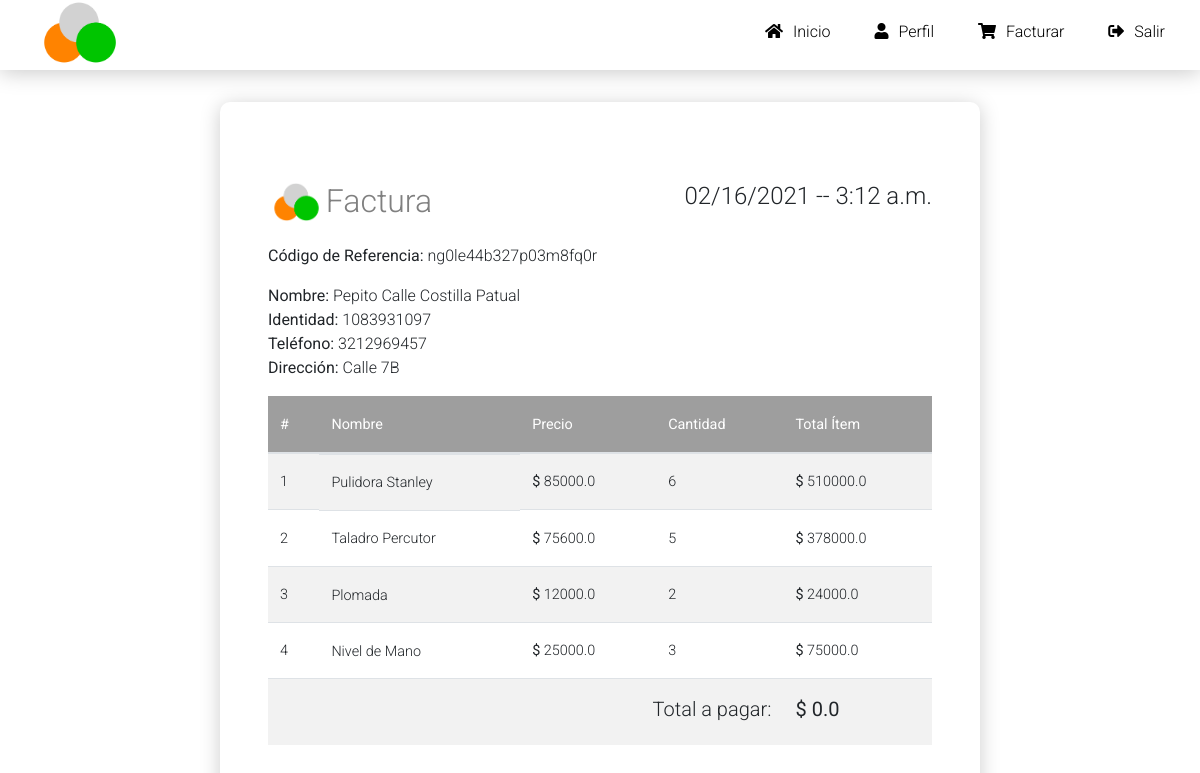
Page /order-detail/1/ (signed in) on the committed database.
### product/models.py (models this page shows, shortened)
class Order(models.Model):
    ref_code = models.CharField(max_length=20, blank=True, null=True)
    user = models.ForeignKey(User, on_delete=models.CASCADE)
    items = models.ManyToManyField(Item)
    global_price = models.FloatField(default=0)
    start_date = models.DateTimeField(auto_now_add=True)
    class Meta:
        ordering = ['-start_date']

class Item(models.Model):
    name = models.CharField(max_length=50, verbose_name='Nombre')
    user = models.ForeignKey(User, on_delete=models.CASCADE, blank=True, null=True)
    price = models.FloatField(verbose_name='Precio')
    quantity = models.IntegerField(verbose_name='Cantidad')
    ordered = models.BooleanField(default=False)
    created = models.DateTimeField(auto_now_add=True)
    class Meta:
        verbose_name = "Producto"
        ordering = ['created']
    def get_total_item_price(self):
        return self.quantity * self.price

### registration/models.py (models this page shows, shortened)
class Profile(models.Model):
    user = models.OneToOneField(User, on_delete=models.CASCADE)
    name = models.CharField(max_length=50)
    lastname = models.CharField(max_length=50)
    phone = models.CharField(max_length=15, default='')
    identity = models.CharField(max_length=15, default='')
    address = models.CharField(max_length=50, null=True, blank=True)
    avatar = models.ImageField(upload_to=custom_upload_to, null=True, blank=True)
    class Meta:
        ordering = ['user__username']

### product/views.py (the view)
# urls.py: path("order-detail/<int:pk>/", OrderDetailView.as_view(), name="orderdetail"),
class OrderDetailView(DetailView):
    def get(self, *args, **kwargs):
        order = Order.objects.filter(user = self.request.user, pk=self.kwargs['pk'])
        profile_user = Profile.objects.get(user = self.request.user)
        context = {}
        if order.exists():
            context = {
                'order':order[0],
                'user':profile_user
            }
            return render(self.request, 'product/order_detail.html', context)
        else:
            return render(self.request, 'product/order_detail.html')

### product/templates/product/order_detail.html (shortened to what this page needs)
{% extends 'core/base.html' %}
{% block section %}
    <section class="page-section cta my-4">
        <div class="container">
          <div class="row">
            <div class="col-xl-8 mx-auto invoice">
                <div class="row my-3">
                    {% load static %}
                    <div class="col-1"><img src="{% static 'core/img/logo.png' %}" height="40px"/></div>
                    <div class="col-3"><h2>Factura</h2></div>
                    <div class="col">
                        <h4 class="section-heading" style="text-align:right;">
                            <span class="section-heading-upper">{{order.start_date|date:"SHORT_DATE_FORMAT"}} --  {{order.start_date|date:"TIME_FORMAT"}}</span>
                        </h4>
                    </div>
                </div>
                <div class="cta-innerv rounded">
                    <p class="mb-3">
                        <b>Código de Referencia:</b> {{ order.ref_code }}
                    </p>
                    <p class="mb-0">
                        <b>Nombre:</b> {{user.name}} {{user.lastname}}
                    </p>
                    <p class="mb-0">
                        <b>Identidad:</b> {{user.identity}}
                    </p>
                    <p class="mb-0">
                        <b>Teléfono:</b> {{user.phone}}
                    </p>
                    <p class="mb-3">
                        <b>Dirección:</b> {{user.address}}
                    </p>
                    <p class="mb-0 mbt">
                        <table class="table table-striped table-hover">
                            <thead>
                                <tr class="grey text-white">
                                    <th scope="col">#</th>
                                    <th scope="col">Nombre</th>
                                    <th scope="col">Precio</th>
                                    <th scope="col">Cantidad</th>
                                    <th scope="col">Total Ítem</th>
                                </tr>
                            </thead>
                            <tbody>
                            {% for item in order.items.all %}
                                <tr>
                                    <td>{{forloop.counter}}</td>
                                    <td class="d-flex justify-content-start">{{item.name}}</td>
                                    <td><b>$ </b>{{item.price}}</td>
                                    <td>{{item.quantity}}</td>
                                    <td><b>$ </b>{{item.get_total_item_price}}</td>
                                </tr>
                            {% endfor %}
                                <tr>
                                    <td colspan="4">
                                        <span class="section-heading-under" style="text-align: right;"><h5>Total a pagar: </h5></span>
                                    </td>
                                    <td><h5><b>$ {{order.global_price}}</b></h5></td>
                                </tr>
                            </tbody>
                        </table>
                    </p>
              </div>
            </div>
        </div>
    </section>
{% endblock %}

### core/templates/core/base.html (shortened to what this page needs)
<!DOCTYPE html>
{% load static %}
<html lang="es">
  <head>
    {% include 'core/components/head.html' %}
    <link rel="stylesheet" href="{% static 'core/css/style.css' %}"/>
  </head>
  <body>
    <header>
      {% include 'core/components/nav.html' %}
    </header>
    <div class="mt-1 pt-1">
    </div>
    <section>
      {% block section %}{% endblock %}
    </section>
  </body>
</html>

### core/templates/core/components/head.html (shortened to what this page needs)
{% load static %}
<link rel="stylesheet" href="https://use.fontawesome.com/releases/v5.11.2/css/all.css">
<link rel="stylesheet" href="{% static 'core/vendor/css/bootstrap.min.css' %}">
<link rel="stylesheet" href="{% static 'core/vendor/css/mdb.min.css' %}">

### core/templates/core/components/nav.html (shortened to what this page needs)
{% load static %}
<nav>
    <div class="brand d-block">
        <a href="{% url 'core:home' %}"><img src="{% static 'core/img/logo.png' %}" class="d-block mx-auto"/></a>
    </div>
    <ul>
        <li> <a href="{% url 'core:home' %}" class="{% if request.path == '/' %}active-link{% endif %}"><i class="fas fa-home"></i>Inicio</a></li>
        {% if request.user.is_authenticated %}
            <li> <a href="{% url 'profile' %}" class="{% if request.path == '/accounts/profile/' %}active-link{% endif %}"><i class="fas fa-user"></i>Perfil</a></li>
            <li> <a href="{% url 'product:order' %}" class="{% if request.path == '/order/' %}active-link{% endif %}"><i class="fas fa-shopping-cart"></i>Facturar</a></li>
            <li>
                <a href="{% url 'logout' %}"><i class="fas fa-sign-out-alt"></i>Salir</a>
            </li>
        {% endif %}
    </ul>
</nav>

### core/templates/core/components/scripts.html (shortened to what this page needs)
{% load static %}

### core/static/core/css/style.css (style rules this page uses)
* { margin: 0; padding: 0; box-sizing: border-box; }
body { background-color: #fff; }
header { width: 100%; display: block; }
header nav { background-color: #fff; z-index: 1000; width: 100%; height: 70px; box-shadow: 0px 3px 20px #ccc; }
.brand { width: 10em; display: block; margin-right: auto; float: left; }
.brand img { height: 65px; }
header nav ul { display: block; list-style: none; float: right; padding: 0px 15px; margin-bottom: 0px !important; }
header nav ul li { display: inline-block; position: relative; }
header nav ul li a { color: #000; text-decoration: none; display: block; padding: 20px; }
header nav ul li a i { margin-right: 10px; }
section { clear: both; }
h2 { color: gray; }
.invoice { border-radius: 10px; box-shadow: 0px 3px 20px #ccc; padding: 4em 3em; }

### rows in the picture
Order: start_date "02/16/2021", start_date "3:12 a.m.", ref_code "ng0le44b327p03m8fq0r", global_price "0.0"
Profile: name "Pepito Calle", lastname "Costilla Patual", identity "1083931097", phone "3212969457", address "Calle 7B"
Item: name "Pulidora Stanley", price "85000.0", quantity "6", get_total_item_price "510000.0"
Item: name "Taladro Percutor", price "75600.0", quantity "5", get_total_item_price "378000.0"
Item: name "Plomada", price "12000.0", quantity "2", get_total_item_price "24000.0"
Item: name "Nivel de Mano", price "25000.0", quantity "3", get_total_item_price "75000.0"
